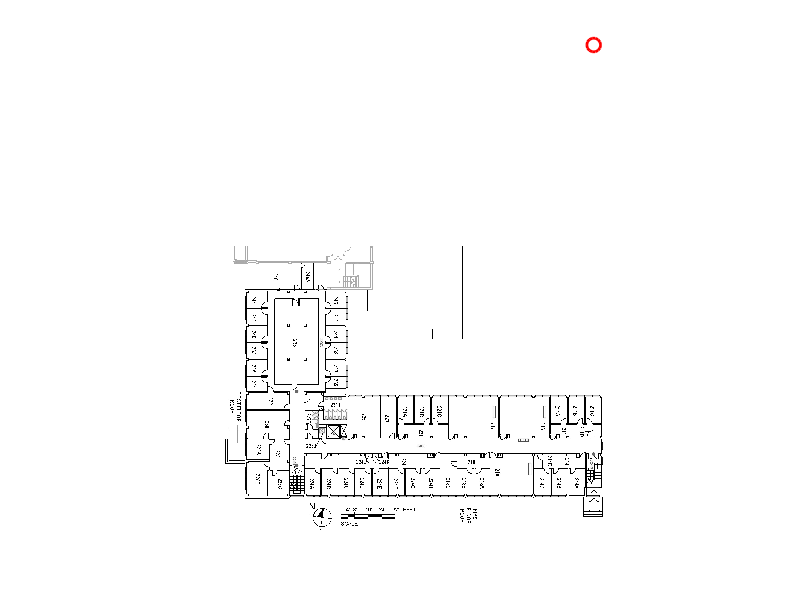

Reproduce this figure in MATLAB. (Note: this script raises an error after producing the figure.)
%%%bolz 30 pixel initial hypotheses
load('img.mat')
load('1_58_30pixel_probabilities.mat')
%load('mk60QuantBolz20px.mat')
load('mk60QuantBolz30px.mat')
%load('mk60QuantBolz40px.mat')
%load('mk60QuantBolz60px.mat')
figure(1); set(figure(1),'position',[1 59 1114 671],'papertype','a3');
set(gcf,'position',[564 61 927 670]);
imshow(img); hold on;
% plot(data(1,:), abs(data(2,:)), '.')
plot(data(1,1),data(2,1),'ro','markersize',10,'linewidth',2);

j=30; %hangi stride icin olasilik degerlerine bakilacaksa...
probabiliets_at_stride = [];
normalized_prob = [];

%%% j stride daki butun hipotez olas?l?k degerlerini normalize etme
for i=1:length(quantize)
    probabiliets_at_stride(i,1) = quantize(i).log(1,j);    
end
normalized_prob2 = normalize_var(probabiliets_at_stride,1,10);


%%%olasilik degerine gore circle cizme---normalize
r=10;
for i=1:1:length(data)
    viscircles([data(1,i),abs(data(2,i))],normalized_prob2(i,1))
end
% legend('normalized hypothesis probabilities at stride 30');
% set(legend,'fontsize',22,'interpreter','latex','location','northeast');
hold off;
print('bolz30pixelstride50','-dpdf','-opengl');